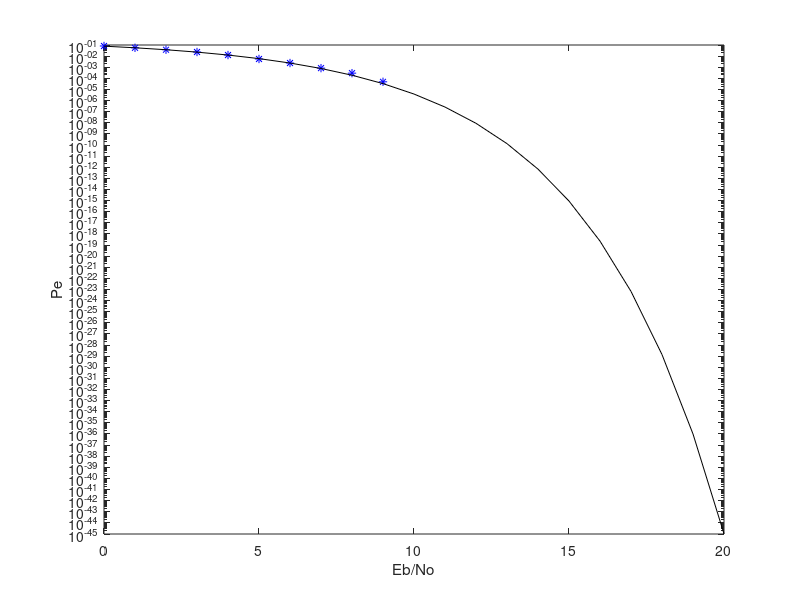

This chart was generated by the following MATLAB code: (Note: this script raises an error after producing the figure.)
clear all; close all; clc;
%Define Signal length
%Assume the number of bits for transmission is 1024
Num_Bit = 1024;
%Define signal power                   
Signal_Power = 1; 
%SNR_dB = 10 log (Signal_Power/Noise_Power)                 
SNR_dB = 0:1:20;
%==> SNR = Signal_Power/Noise_Power = 10^(SNR_dB/10)
SNR = (10.^(SNR_dB/10));

%Set run times
Total_Run = 20;
%Different SNR value
for i = 1 : length(SNR)
	Avg_Error = 0;
	for j = 1 : Total_Run
		%Input singal
		%Generate random binary digits(0 or 1)
		Data = round(rand(1,Num_Bit));
		%Convert binary digit to (-1 or +1)
		Signal = 2 .* Data - 1;
		%Generate equal number of noise samples  		
		Noise_Power = Signal_Power ./SNR(i);
        %The randn() function is for normal distribution
		Noise = sqrt(Noise_Power/2) .*randn(1,Num_Bit);   
		%Received Signal 
		Receive = Signal+Noise;                      

		Threshold = 0;
		Error = 0;
        %Fix the threshold value as 0
        %If received signal >= threshold value, threshold = 1
        %If received signal < threshold value, threshold = 0
		for k= 1 : Num_Bit
			if (Receive(k)>= Threshold) && Data(k)==0||(Receive(k)<Threshold && Data(k)==1)
				Error = Error+1;
			end
		end
		%Calculate bit error rate during transmission
		Error = Error ./Num_Bit;  
		%Calculate the average error for every runtime		
		Avg_Error = Error + Avg_Error;                   
	end
	Error_Rate(i) = Avg_Error / Total_Run;
end

%Calculate analytical Bit Error Rate
Theroy_Rate=(1/2)*erfc(sqrt(SNR)); 

%Graph and Plot the result           
figure(1)
semilogy (SNR_dB,Error_Rate,'b*');
ylabel('Pe');
xlabel('Eb/No')
hold on
semilogy (SNR_dB,Theroy_Rate,'k');
legend('simulation','theory',3);
axis([0 20 10^(-5) 1]);
hold off

%data generation
figure(2) 
subplot(311)
plot(Signal);
title('Data_Generated')
%noise generation
subplot(312) 
plot(Noise);
title('Noise_Generated')
%received data generation
subplot(313) 
plot(Receive);
title('Received_Data')



